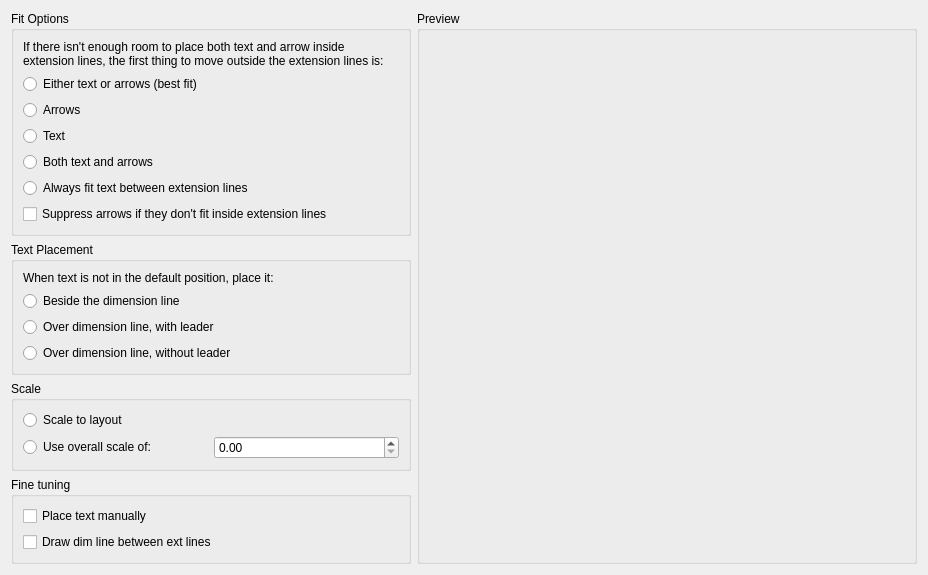
     <widget class="QWidget" name="tabFit">
      <attribute name="title">
       <string>Fit</string>
      </attribute>
      <layout class="QGridLayout" name="gridLayout_21">
       <item row="3" column="0">
        <widget class="QGroupBox" name="gbFitFineTune">
         <property name="title">
          <string>Fine tuning</string>
         </property>
         <layout class="QGridLayout" name="gridLayout_20">
          <item row="0" column="0">
           <widget class="QCheckBox" name="cbFitFineManually">
            <property name="toolTip">
             <string>Ignores any horizontal justification settings and places the text at the position you specify at the Dimension Line Location prompt. (DIMUPT system variable)</string>
            </property>
            <property name="text">
             <string>Place text manually</string>
            </property>
           </widget>
          </item>
          <item row="1" column="0">
           <widget class="QCheckBox" name="cbFitFineDrawDimLineBetwenExt">
            <property name="toolTip">
             <string>Draws dimension lines between the measured points even when the arrowheads are placed outside the measured points. (DIMTOFL system variable)</string>
            </property>
            <property name="text">
             <string>Draw dim line between ext lines</string>
            </property>
           </widget>
          </item>
         </layout>
        </widget>
       </item>
       <item row="2" column="0">
        <widget class="QGroupBox" name="gbFitScale">
         <property name="title">
          <string>Scale</string>
         </property>
         <layout class="QGridLayout" name="gridLayout_36">
          <item row="1" column="0">
           <widget class="QRadioButton" name="rbFitScaleExplicit">
            <property name="toolTip">
             <string>Sets a scale for all dimension style settings that specify size, distance, or spacing, including text and arrowhead sizes. This scale does not change dimension measurement values. (DIMSCALE system variable)</string>
            </property>
            <property name="text">
             <string>Use overall scale of:</string>
            </property>
           </widget>
          </item>
          <item row="1" column="1">
           <widget class="QDoubleSpinBox" name="dsbFitScaleExplicit">
            <property name="toolTip">
             <string>Sets a scale for all dimension style settings that specify size, distance, or spacing, including text and arrowhead sizes. This scale does not change dimension measurement values. (DIMSCALE system variable)</string>
            </property>
            <property name="singleStep">
             <double>0.100000000000000</double>
            </property>
           </widget>
          </item>
          <item row="0" column="0" colspan="2">
           <widget class="QRadioButton" name="rbFitScaleToLayout">
            <property name="toolTip">
             <string>Determines a scale factor based on the scaling between the current model space viewport and paper space. (DIMSCALE system variable)</string>
            </property>
            <property name="text">
             <string>Scale to layout</string>
            </property>
           </widget>
          </item>
         </layout>
        </widget>
       </item>
       <item row="1" column="0">
        <widget class="QGroupBox" name="bgFitTextPlacement">
         <property name="minimumSize">
          <size>
           <width>400</width>
           <height>0</height>
          </size>
         </property>
         <property name="toolTip">
          <string/>
         </property>
         <property name="title">
          <string>Text Placement</string>
         </property>
         <layout class="QGridLayout" name="gridLayout_19">
          <item row="1" column="0">
           <widget class="QRadioButton" name="rbTextPlacementBeside">
            <property name="toolTip">
             <string>If selected, moves the dimension line whenever dimension text is moved. (DIMTMOVE system variable)</string>
            </property>
            <property name="text">
             <string>Beside the dimension line</string>
            </property>
           </widget>
          </item>
          <item row="2" column="0">
           <widget class="QRadioButton" name="rbTextPlacementOverWLeader">
            <property name="toolTip">
             <string>If selected, dimension lines are not moved when text is moved. If text is moved away from the dimension line, a leader line is created connecting the text to the dimension line. The leader line is omitted when text is too close to the dimension line. (DIMTMOVE system variable)</string>
            </property>
            <property name="text">
             <string>Over dimension line, with leader</string>
            </property>
           </widget>
          </item>
          <item row="0" column="0">
           <widget class="QLabel" name="label_6">
            <property name="text">
             <string>When text is not in the default position, place it:</string>
            </property>
           </widget>
          </item>
          <item row="3" column="0">
           <widget class="QRadioButton" name="rbTextPlacementOverWoLeader">
            <property name="toolTip">
             <string>If selected, dimension lines are not moved when text is moved. Text that is moved away from the dimension line is not connected to the dimension line with a leader. (DIMTMOVE system variable)</string>
            </property>
            <property name="text">
             <string>Over dimension line, without leader</string>
            </property>
           </widget>
          </item>
         </layout>
        </widget>
       </item>
       <item row="4" column="0">
        <spacer name="verticalSpacer_6">
         <property name="orientation">
          <enum>Qt::Vertical</enum>
         </property>
         <property name="sizeHint" stdset="0">
          <size>
           <width>0</width>
           <height>0</height>
          </size>
         </property>
        </spacer>
       </item>
       <item row="0" column="0">
        <widget class="QGroupBox" name="bgFitOptions">
         <property name="minimumSize">
          <size>
           <width>400</width>
           <height>0</height>
          </size>
         </property>
         <property name="title">
          <string>Fit Options</string>
         </property>
         <layout class="QGridLayout" name="gridLayout_18">
          <item row="0" column="0" colspan="2">
           <widget class="QLabel" name="label_51">
            <property name="text">
             <string>If there isn't enough room to place both text and arrow inside extension lines, the first thing to move outside the extension lines is:</string>
            </property>
            <property name="wordWrap">
             <bool>true</bool>
            </property>
           </widget>
          </item>
          <item row="6" column="0">
           <widget class="QCheckBox" name="cbFitSuppressArrows">
            <property name="toolTip">
             <string>Suppresses arrowheads if not enough space is available inside the extension lines. (DIMSOXD system variable)</string>
            </property>
            <property name="text">
             <string>Suppress arrows if they don't fit inside extension lines</string>
            </property>
           </widget>
          </item>
          <item row="4" column="0">
           <widget class="QRadioButton" name="rbFitBoth">
            <property name="toolTip">
             <string>When not enough space is available for text and arrowheads, moves both outside the extension lines (DIMATFIT system variable).</string>
            </property>
            <property name="text">
             <string>Both text and arrows</string>
            </property>
           </widget>
          </item>
          <item row="1" column="0">
           <widget class="QRadioButton" name="rbFitEither">
            <property name="toolTip">
             <string>Moves either the text or the arrowheads outside the extension lines based on the best fit (DIMATFIT system variable).</string>
            </property>
            <property name="text">
             <string>Either text or arrows (best fit)</string>
            </property>
           </widget>
          </item>
          <item row="2" column="0">
           <widget class="QRadioButton" name="rbFirArrows">
            <property name="toolTip">
             <string>Moves arrowheads outside the extension lines first, then text (DIMATFIT system variable).</string>
            </property>
            <property name="text">
             <string>Arrows</string>
            </property>
           </widget>
          </item>
          <item row="3" column="0">
           <widget class="QRadioButton" name="rbFitText">
            <property name="toolTip">
             <string>Moves text outside the extension lines first, then arrowheads (DIMATFIT system variable).</string>
            </property>
            <property name="text">
             <string>Text</string>
            </property>
           </widget>
          </item>
          <item row="5" column="0">
           <widget class="QRadioButton" name="rbFitAlways">
            <property name="toolTip">
             <string>Always places text between extension lines. (DIMTIX system variable)</string>
            </property>
            <property name="text">
             <string>Always fit text between extension lines</string>
            </property>
           </widget>
          </item>
         </layout>
        </widget>
       </item>
       <item row="0" column="1" rowspan="5">
        <widget class="QGroupBox" name="gbPreviewFit">
         <property name="minimumSize">
          <size>
           <width>500</width>
           <height>0</height>
          </size>
         </property>
         <property name="title">
          <string>Preview</string>
         </property>
        </widget>
       </item>
      </layout>
     </widget>
